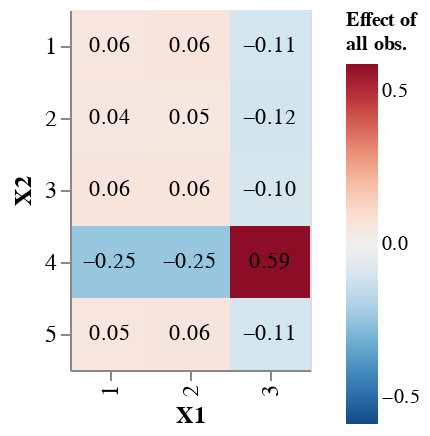

This figure's notebook cell:
### Markdown cell above
Now we take one raked value ($X_1 = 3$ and $X_2 = 4$) and we look at how it is nfluenced by the observations.

### Code cell
index = np.argmax(np.abs(df_y.grad_y))
index_raked_1 = df_y.iloc[index].raked_1
index_raked_2 = df_y.iloc[index].raked_2
df_y_loc = df_y.loc[(df_y.raked_1==index_raked_1)&(df_y.raked_2==index_raked_2)]
max_scale = max(abs(df_y_loc['grad_y'].min()), abs(df_y_loc['grad_y'].max()))

base = alt.Chart(df_y_loc).encode(
    x=alt.X('X1:N', axis=alt.Axis(title='X1')),
    y=alt.Y('X2:N', axis=alt.Axis(title='X2')),
)

heatmap = base.mark_rect().encode(
    color=alt.Color('grad_y:Q',
        scale=alt.Scale(scheme='redblue', domain=[-max_scale, max_scale], reverse=True),
        legend=alt.Legend(title=['Effect of', 'all obs.']))
)

text = base.mark_text(baseline='middle').encode(
    alt.Text('grad_y:Q', format='.2f')
)

chart = alt.layer(heatmap, text
).properties(
    width=120,
    height=180
).configure_title(
    fontSize=12
).configure_axis(
    labelFontSize=12,
    titleFontSize=12
).configure_legend(
    labelFontSize=10,
    titleFontSize=10
)
chart

### Figure 1 — Vega-Lite specification as saved in the notebook (floating-point values rounded to 4 significant figures)
{"config": {"view": {"continuousWidth": 300, "continuousHeight": 300}, "axis": {"labelFontSize": 12, "titleFontSize": 12}, "legend": {"labelFontSize": 10, "titleFontSize": 10}, "title": {"fontSize": 12}}, "layer": [{"mark": {"type": "rect"}, "encoding": {"color": {"field": "grad_y", "legend": {"title": ["Effect of", "all obs."]}, "scale": {"domain": [-0.5874, 0.5874], "reverse": true, "scheme": "redblue"}, "type": "quantitative"}, "x": {"axis": {"title": "X1"}, "field": "X1", "type": "nominal"}, "y": {"axis": {"title": "X2"}, "field": "X2", "type": "nominal"}}}, {"mark": {"type": "text", "baseline": "middle"}, "encoding": {"text": {"field": "grad_y", "format": ".2f", "type": "quantitative"}, "x": {"axis": {"title": "X1"}, "field": "X1", "type": "nominal"}, "y": {"axis": {"title": "X2"}, "field": "X2", "type": "nominal"}}}], "data": {"name": "data-5246de657e829161a2550084ce41e1ee"}, "height": 180, "width": 120, "$schema": "https://vega.github.io/schema/vega-lite/v5.20.1.json", "datasets": {"data-5246de657e829161a2550084ce41e1ee": [{"raked_1": 3, "raked_2": 4, "X1": 1, "X2": 1, "grad_y": 0.05547}, {"raked_1": 3, "raked_2": 4, "X1": 2, "X2": 1, "grad_y": 0.05903}, {"raked_1": 3, "raked_2": 4, "X1": 3, "X2": 1, "grad_y": -0.1124}, {"raked_1": 3, "raked_2": 4, "X1": 1, "X2": 2, "grad_y": 0.04439}, {"raked_1": 3, "raked_2": 4, "X1": 2, "X2": 2, "grad_y": 0.04773}, {"raked_1": 3, "raked_2": 4, "X1": 3, "X2": 2, "grad_y": -0.1173}, {"raked_1": 3, "raked_2": 4, "X1": 1, "X2": 3, "grad_y": 0.05923}, {"raked_1": 3, "raked_2": 4, "X1": 2, "X2": 3, "grad_y": 0.06278}, {"raked_1": 3, "raked_2": 4, "X1": 3, "X2": 3, "grad_y": -0.103}, {"raked_1": 3, "raked_2": 4, "X1": 1, "X2": 4, "grad_y": -0.2451}, {"raked_1": 3, "raked_2": 4, "X1": 2, "X2": 4, "grad_y": -0.2456}, {"raked_1": 3, "raked_2": 4, "X1": 3, "X2": 4, "grad_y": 0.5874}, {"raked_1": 3, "raked_2": 4, "X1": 1, "X2": 5, "grad_y": 0.05349}, {"raked_1": 3, "raked_2": 4, "X1": 2, "X2": 5, "grad_y": 0.05702}, {"raked_1": 3, "raked_2": 4, "X1": 3, "X2": 5, "grad_y": -0.1135}]}}
